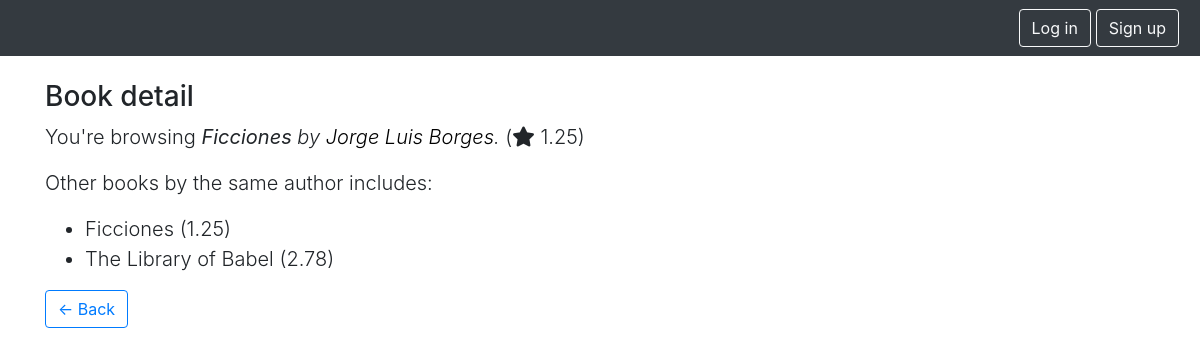
Screenshot of /book/1/ with the database file from the repository.
### sample_app/models.py (models this page shows, shortened)
class Book(models.Model):
    title = models.CharField(max_length=255)
    author = models.ForeignKey(Author, on_delete=models.CASCADE)
    isbn = models.CharField(max_length=255)
    popularity = models.DecimalField(max_digits=4, decimal_places=2)

class Author(models.Model):
    name = models.CharField(max_length=255)
    country = models.ForeignKey(Country, on_delete=models.CASCADE)

### sample_app/views.py (the view)
# urls.py: path('book/<int:book_id>/', views.book_detail, name='book_detail'),
def book_detail(request, book_id):
    book = get_object_or_404(Book, id=book_id)
    return render(request, 'book.html', {'book': book})

### sample_app/templates/book.html
{% extends "base.html" %}
{% block main %}
  <p class="h3">Book detail</p>
  <div class="lead">
    <p>You're browsing <i><strong>{{ book.title}}</strong> by <a href="{% url 'author_detail' book.author.id %}">{{ book.author.name}}</a>.</i> (<i class="fa fa-star"></i> {{ book.popularity }})</p>
    <p>Other books by the same author includes:</p>
    <ul>
      {% for book in book.author.book_set.all %}
      <li>{{ book.title }} ({{ book.popularity }})</li>
      {% endfor %}
    </ul>
  </div>
  <a href="/authors"><button type="button" class="btn btn-outline-primary">← Back</button></a>
{% endblock %}

### sample_app/templates/base.html (style rules this page uses)
.container { margin-top: 80px; }
a { color: black; }

### rows the page displays
Book: title "Ficciones", author.name "Jorge Luis Borges", popularity "1.25"
Book: title "The Library of Babel", popularity "2.78"
